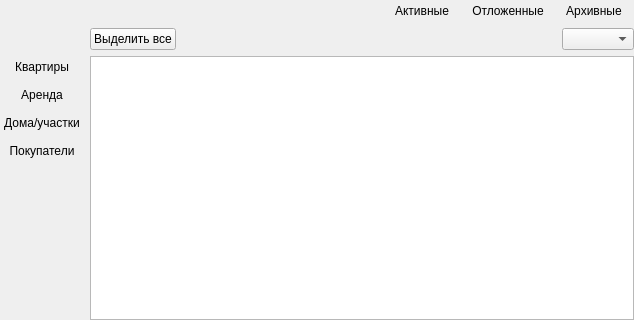
<?xml version="1.0" encoding="UTF-8"?>
<ui version="4.0">
 <class>ViewObjects</class>
 <widget class="QWidget" name="ViewObjects">
  <property name="geometry">
   <rect>
    <x>0</x>
    <y>0</y>
    <width>634</width>
    <height>320</height>
   </rect>
  </property>
  <property name="windowTitle">
   <string>Form</string>
  </property>
  <layout class="QGridLayout" name="gridLayout">
   <property name="leftMargin">
    <number>0</number>
   </property>
   <property name="topMargin">
    <number>0</number>
   </property>
   <property name="rightMargin">
    <number>0</number>
   </property>
   <property name="bottomMargin">
    <number>0</number>
   </property>
   <item row="0" column="0">
    <layout class="QGridLayout" name="gridLayout_2">
     <item row="3" column="0">
      <layout class="QVBoxLayout" name="verticalLayout">
       <item>
        <widget class="QPushButton" name="mpApartment">
         <property name="text">
          <string>Квартиры</string>
         </property>
         <property name="checkable">
          <bool>true</bool>
         </property>
         <property name="flat">
          <bool>true</bool>
         </property>
        </widget>
       </item>
       <item>
        <widget class="QPushButton" name="mpRent">
         <property name="text">
          <string>Аренда</string>
         </property>
         <property name="checkable">
          <bool>true</bool>
         </property>
         <property name="flat">
          <bool>true</bool>
         </property>
        </widget>
       </item>
       <item>
        <widget class="QPushButton" name="mpHome">
         <property name="text">
          <string>Дома/участки</string>
         </property>
         <property name="checkable">
          <bool>true</bool>
         </property>
         <property name="flat">
          <bool>true</bool>
         </property>
        </widget>
       </item>
       <item>
        <widget class="QPushButton" name="mpClient">
         <property name="text">
          <string>Покупатели</string>
         </property>
         <property name="checkable">
          <bool>true</bool>
         </property>
         <property name="flat">
          <bool>true</bool>
         </property>
        </widget>
       </item>
       <item>
        <spacer name="verticalSpacer">
         <property name="orientation">
          <enum>Qt::Vertical</enum>
         </property>
         <property name="sizeHint" stdset="0">
          <size>
           <width>20</width>
           <height>40</height>
          </size>
         </property>
        </spacer>
       </item>
      </layout>
     </item>
     <item row="3" column="1">
      <widget class="QTableView" name="mpView">
       <property name="sizePolicy">
        <sizepolicy hsizetype="Expanding" vsizetype="Expanding">
         <horstretch>0</horstretch>
         <verstretch>0</verstretch>
        </sizepolicy>
       </property>
       <property name="minimumSize">
        <size>
         <width>0</width>
         <height>200</height>
        </size>
       </property>
       <attribute name="horizontalHeaderDefaultSectionSize">
        <number>240</number>
       </attribute>
       <attribute name="horizontalHeaderMinimumSectionSize">
        <number>70</number>
       </attribute>
       <attribute name="horizontalHeaderStretchLastSection">
        <bool>true</bool>
       </attribute>
      </widget>
     </item>
     <item row="1" column="1">
      <layout class="QHBoxLayout" name="horizontalLayout">
       <item>
        <spacer name="horizontalSpacer_2">
         <property name="orientation">
          <enum>Qt::Horizontal</enum>
         </property>
         <property name="sizeHint" stdset="0">
          <size>
           <width>40</width>
           <height>20</height>
          </size>
         </property>
        </spacer>
       </item>
       <item>
        <widget class="QPushButton" name="mpActive">
         <property name="text">
          <string>Активные</string>
         </property>
         <property name="checkable">
          <bool>true</bool>
         </property>
         <property name="flat">
          <bool>true</bool>
         </property>
        </widget>
       </item>
       <item>
        <widget class="QPushButton" name="mpAside">
         <property name="text">
          <string>Отложенные</string>
         </property>
         <property name="checkable">
          <bool>true</bool>
         </property>
         <property name="flat">
          <bool>true</bool>
         </property>
        </widget>
       </item>
       <item>
        <widget class="QPushButton" name="mpArchive">
         <property name="text">
          <string>Архивные</string>
         </property>
         <property name="checkable">
          <bool>true</bool>
         </property>
         <property name="flat">
          <bool>true</bool>
         </property>
        </widget>
       </item>
      </layout>
     </item>
     <item row="2" column="1">
      <layout class="QHBoxLayout" name="horizontalLayout_2">
       <item>
        <widget class="QPushButton" name="mpSelectAll">
         <property name="text">
          <string>Выделить все</string>
         </property>
        </widget>
       </item>
       <item>
        <spacer name="horizontalSpacer">
         <property name="orientation">
          <enum>Qt::Horizontal</enum>
         </property>
         <property name="sizeHint" stdset="0">
          <size>
           <width>40</width>
           <height>20</height>
          </size>
         </property>
        </spacer>
       </item>
       <item>
        <widget class="QComboBox" name="mpAgents"/>
       </item>
      </layout>
     </item>
    </layout>
   </item>
  </layout>
 </widget>
 <resources/>
 <connections/>
</ui>
